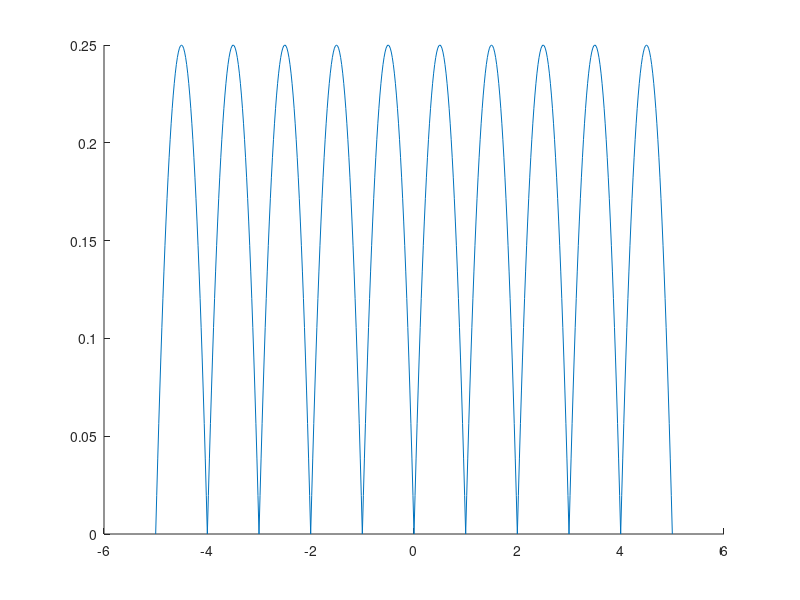

MATLAB code to generate this figure: (Note: this script raises an error after producing the figure.)
f = @(theta) theta .* (1-theta);
x = -5:0.02:5;
y = f(x - floor(x));

plot(x, y, LineWidth=1, Color="#007af5");
xlim([-5 5]);
ylim([-0.2 0.5]);
grid();

xlabel("$\theta$", Interpreter="latex");
ylabel("$f(\theta)$", Interpreter="latex");
fontname("IBM Plex Sans");

theme("light");
set(gca, OuterPosition=[0,0,1,1]);
set(gca, Position=[0.1,0.2,0.85,0.7]);

set(gca, Color="none");
set(gcf, Color="none");
set(gcf, Position=[10,10,600,250]);


saveas(gcf, "p1", "svg")
